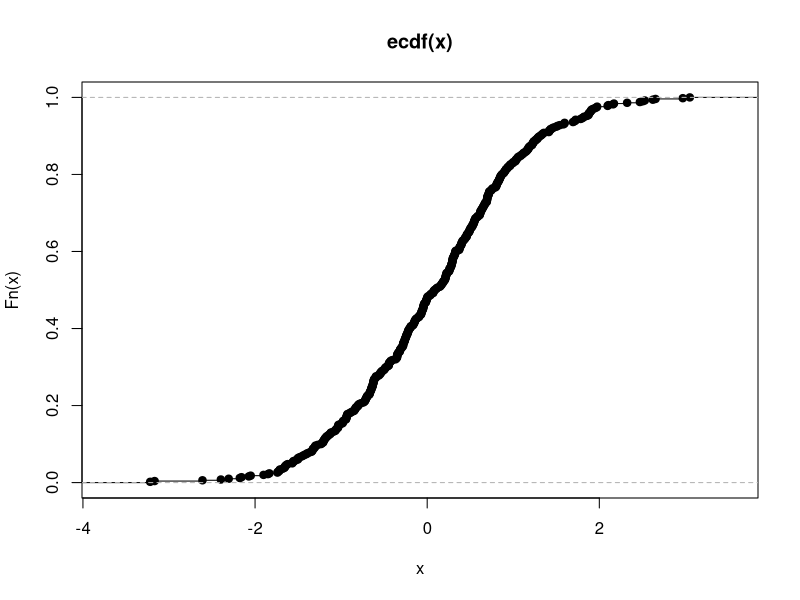
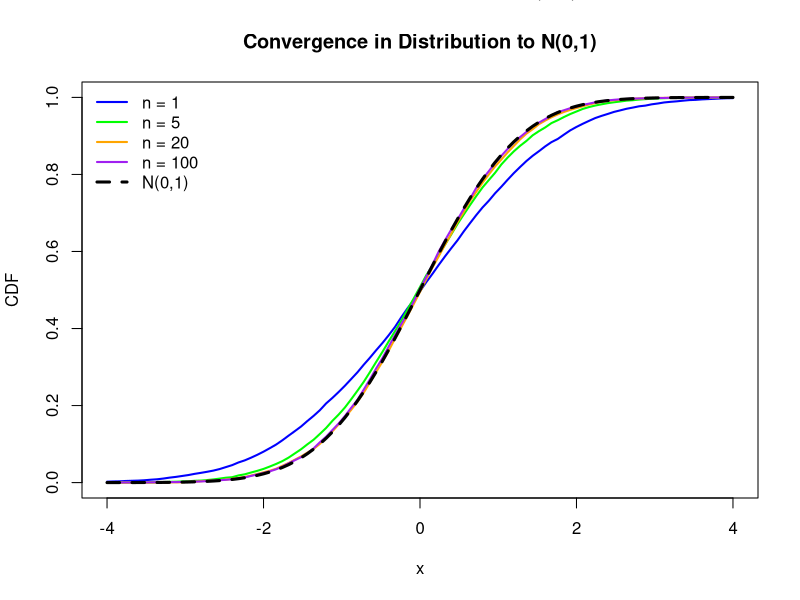
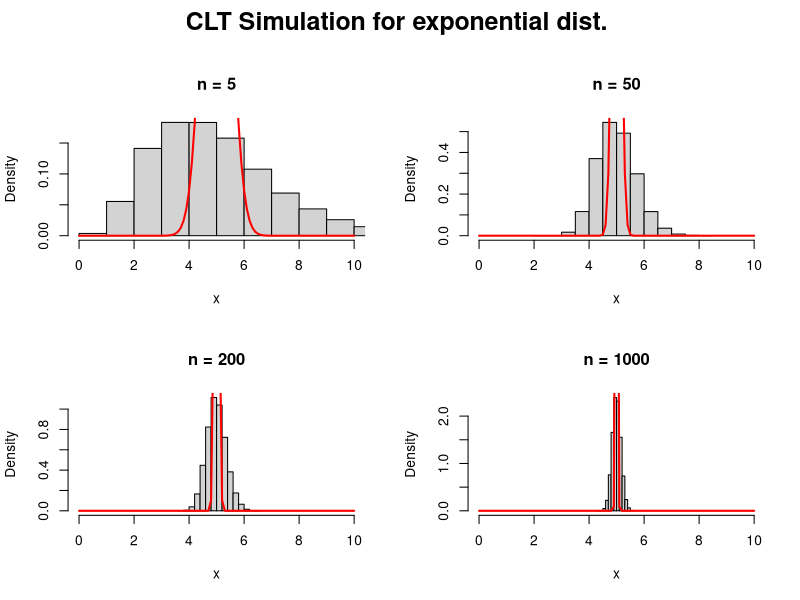
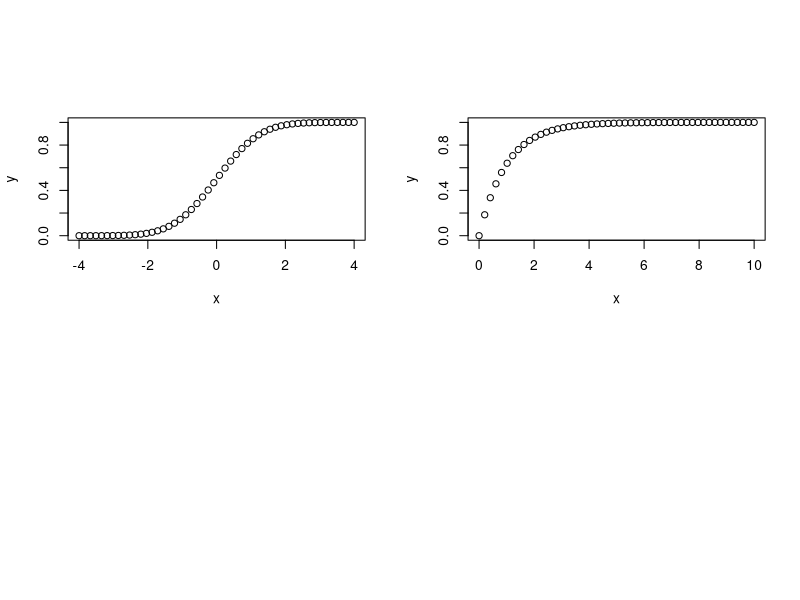

R code for these plots, in order:
## ---- chunk 1
knitr::opts_chunk$set(echo = TRUE)
## ---- chunk 2
# Make an ecdf and plot it: 

 x <- rnorm(500,0,1)
 Fhat <- ecdf(x)
 plot(Fhat)


## ---- chunk 3
n_values <- c(1, 5, 20, 100)
B <- 10000

colors <- c("blue", "green", "orange", "purple")

# Set up an empty plot
plot(
  NA,
  xlim = c(-4, 4),
  ylim = c(0, 1),
  xlab = "x",
  ylab = "CDF",
  main = "Convergence in Distribution to N(0,1)"
)

for (i in 1:length(n_values)) {

  n <- n_values[i]

  x <- rnorm(
    B,
    mean = 0,
    sd = sqrt(1 + 1/n)
  )

  F_hat <- ecdf(x)

  curve(
    F_hat(x),
    from = -4,
    to = 4,
    add = TRUE,
    col = colors[i],
    lwd = 2
  )
}

# Limiting theoretical CDF
curve(
  pnorm(x),
  from = -4,
  to = 4,
  add = TRUE,
  col = "black",
  lwd = 3,
  lty = 2
)

legend(
  "topleft",
  legend = c(
    paste("n =", n_values),
    "N(0,1)"
  ),
  col = c(colors, "black"),
  lwd = c(rep(2, 4), 3),
  lty = c(rep(1, 4), 2),
  bty = "n"
)


mtext(
  "Convergence in Distribution to N(0,1)",
  outer = TRUE,
  cex = 1.3
)

## ---- chunk 4

#sample_size <- c(5, 10, 20, 50, 100, 200, 500, 1000)
sample_size <- c(5, 50, 200,1000)

par(
  mfrow = c(2, 2),
  oma = c(0, 0, 3, 0)
)


sim_size <- 10000
mean_vector <- numeric(sim_size)

for (i in 1:length(sample_size)){
  
  n = sample_size[i]
  
  for (j in 1:sim_size){
    x = rexp(n=n, rate = 1/5)
    x_bar = mean(x)
    mean_vector[j] <- x_bar
    
  }
  
  hist(
    mean_vector,
    probability = TRUE,
    main = paste("n =", n),
    xlab = "x",
    xlim = c(0, 10)
  )
  
  curve(
    dnorm(x, mean = 5, sd = 1 / sqrt(n)),
    add = TRUE,
    col = "red",
    ylim = 1.0,
    lwd = 2
  )
  
  
}

mtext(
    "CLT Simulation for exponential dist. ",
    outer = TRUE,
    side = 3,
    line = 1,
    cex = 1.5,
    font = 2
  )
## ---- chunk 5

n=10

x<- seq(from=-4, to=4, length=50)

y<- pnorm(x)

plot(x,y)

## ---- chunk 6


n=10

x<- seq(from=0, to=10, length=50)

y<- pexp(x)

plot(x,y)
